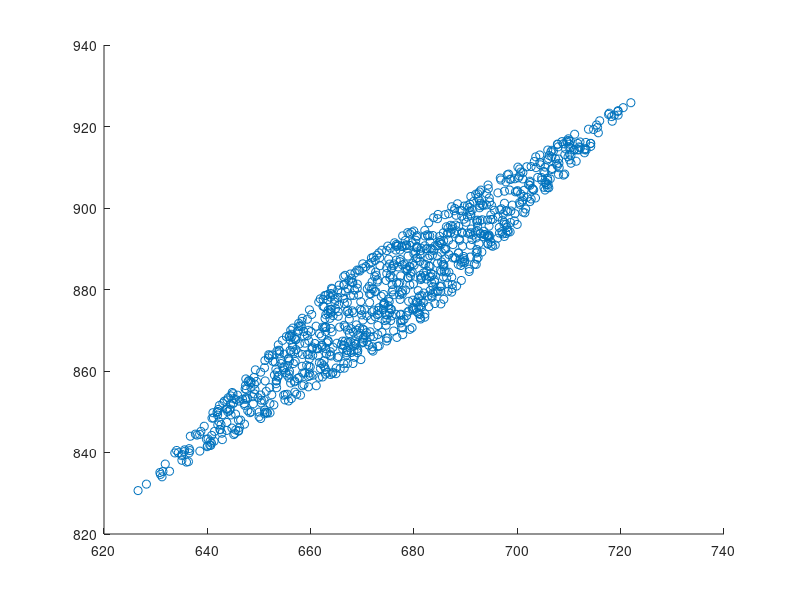

Recreate this plot in MATLAB. (Note: this script raises an error after producing the figure.)
clear; close all;

% Signal specification
p1_limit = [10 80];
p2_limit = [1030 1100];
N = 1000;

% Generation
p1 = unifrnd(p1_limit(1), p1_limit(2), 1, N);
p2 = unifrnd(p2_limit(1), p2_limit(2), 1, N);

% Plot original signal
scatter(p1, p2);

% Mixing
source = [p1;p2];
A = [0.8 0.6;
     0.6 0.8];
mixed = A * source;

% Plot mixed
scatter(mixed(1,:), mixed(2,:));

% PCA
[processed_source, W, E] = PCA(mixed);

% Transform
processed_source = W * source;


% Plot transformed
scatter(processed_source(1,:), processed_source(2,:));
hold on;
% scatter(mixed(1,:), mixed(2,:));

